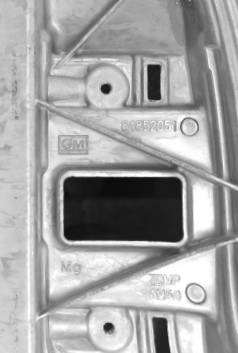
#> input picture SavedImages/Scaled_Up_scale_images.png, 238 x 353 px; its folder holds 5 pictures in this run; the run also reads 1 picture not shown here
$ python main.py
#> lines starting #> are read from the running program, lines starting #| are printed output that depends on the picture; after the words box and inside, x2 and y2 are one past the last pixel; in counts of white or black regions, pixels touching at a corner belong together
### Calibration.py
import numpy as np
import cv2
import glob,os


#!/usr/bin/env python
# coding:utf-8
"""
Name     : Calibration.py
Author   : Nishanth Reddy Vanipenta
Contact  : nishanthv@zdmetalproducts.com
Time     : 07/02/2021 8:00 A.M
Desc     : Functions: Calibration and UnDistortion of frames

"""


# termination criteria
criteria = (cv2.TERM_CRITERIA_EPS + cv2.TERM_CRITERIA_MAX_ITER, 30, 0.001)


if not os.path.isdir('camera_data'):

    os.mkdir('camera_data')

else:

    pass

savedir="camera_data/"

def calibrate (width=9, height=6):


    """ Apply camera calibration operation for images in the given directory path. """
#> called with width = 9, height = 6
    # prepare object points, like (0,0,0), (1,0,0), (2,0,0) ....,(8,6,0)

    print(" [INFO]: Calibration Started.......")
    objp = np.zeros((height*width, 3), np.float32)
    objp[:, :2] = np.mgrid[0:width, 0:height].T.reshape(-1, 2)

    # objp = objp * square_size

    # print(objp)

    # Arrays to store object points and image points from all the images.
    objpoints = []  # 3d point in real world space
    imgpoints = []  # 2d points in image plane.

    images = glob.glob('./SavedImages/*.png')
    # print(images)

    count =0
    for fname in images:

        img = cv2.imread(fname)
#> img is the input picture: shape (353, 238, 3); min 11, max 255, mean 163.5
        gray = cv2.cvtColor(img, cv2.COLOR_BGR2GRAY)

        # Find the chess board corners
        ret, corners = cv2.findChessboardCorners(gray, (width, height), None)
#> ret = False; corners = None

        # If found, add object points, image points (after refining them)
        if ret:

            count += 1
            print("[INFO]: Found corners on image {}".format(count))
            objpoints.append(objp)

            corners2 = cv2.cornerSubPix(gray, corners, (11, 11),
                                        (-1, -1), criteria)
            imgpoints.append(corners2)

            print(corners2)


            # Draw and display the corners
            img = cv2.drawChessboardCorners(img, (width, height), corners2, ret)
            cv2.imshow('img',img)
            cv2.waitKey(1)
#> pass 2 of the loop in calibrate, `for fname in images:`:
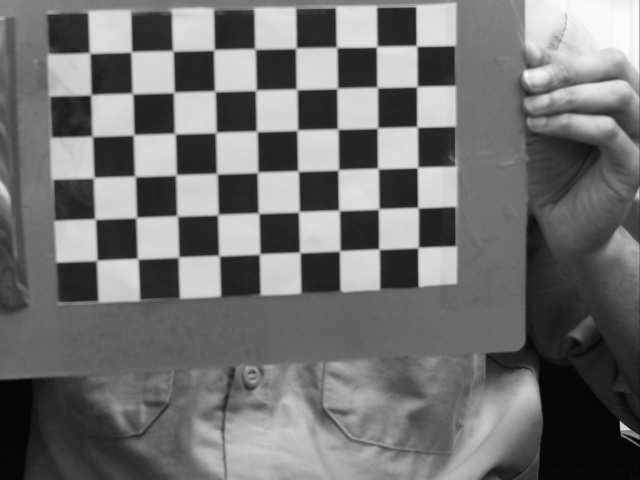
#> input picture SavedImages/saved_frame_0.png, 640 x 480 px
#> in calibrate, img is the input picture: shape (480, 640, 3); min 0, max 254, mean 113.1
#> gray: shape (480, 640)
#> ret = True; corners = 54 rows, first 8: [90.66, 54.54], [130.3, 53.52], [174.4, 51.8], [212.6, 51.35], [253.6, 47.56], [297.4, 46.75], [337.6, 48.61], [375.4, 47.47]
#> corners2 = 54 rows, first 8: [89.64, 52.98], [131.3, 51.79], [172.9, 50.88], [213.9, 49.89], [255, 49], [295.9, 48.16], [336.6, 47.3], [376.6, 46.63]
#> (printed output is left out)
#> in calibrate, `img = cv2.drawChessboardCorners(img, (width, height), corners2, ret)`:
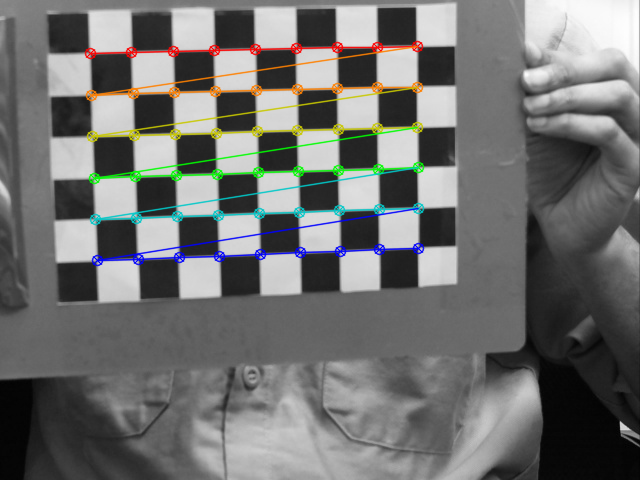
#> img: shape (480, 640, 3); 4.83% of pixels changed, all inside (x1, y1, x2, y2) = (84, 40, 425, 267)
#> pass 3 of the loop in calibrate, `for fname in images:`:
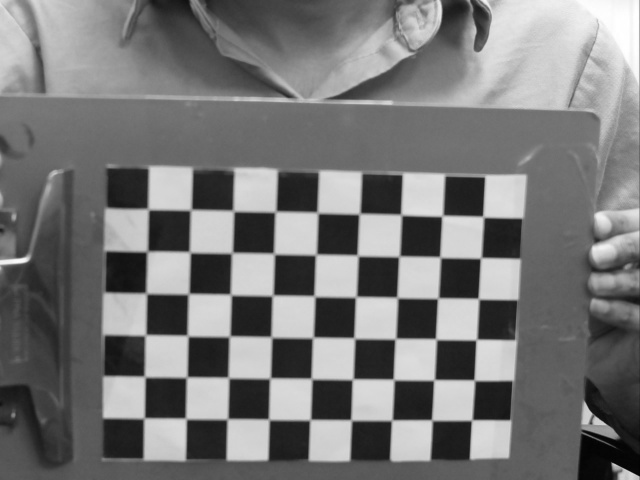
#> input picture SavedImages/saved_frame_1.png, 640 x 480 px
#> in calibrate, img is the input picture: shape (480, 640, 3); min 1, max 255, mean 119.3
#> corners = 54 rows, first 8: [149, 208], [192.3, 208.4], [232.5, 211.5], [273.9, 212.9], [318.6, 214.4], [360.7, 212.2], [402.7, 215.8], [440.8, 216.8]
#> corners2 = 54 rows, first 8: [148.1, 209.1], [190.8, 209.8], [233.4, 210.9], [275.4, 211.6], [317.5, 212.6], [359.4, 213.8], [401.1, 214.7], [442.2, 215.8]
#> (printed output is left out)
#> in calibrate, `img = cv2.drawChessboardCorners(img, (width, height), corners2, ret)`:
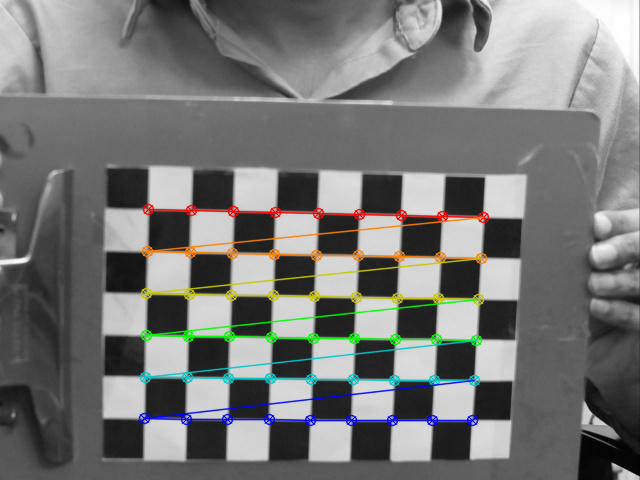
#> img: shape (480, 640, 3); 4.91% of pixels changed, all inside (x1, y1, x2, y2) = (138, 203, 490, 427)
#> the loop made 5 passes; the first 3 are shown

    cv2.destroyAllWindows()

    ret, mtx, dist, rvecs, tvecs = cv2.calibrateCamera(objpoints, imgpoints,
                                                       gray.shape[::-1],
                                                       None, None )

    mean_error = 0

    for i in range(len(objpoints)):

        imgpoints2, _ = cv2.projectPoints(objpoints[i], rvecs[i], tvecs[i], mtx, dist)
        error = cv2.norm(imgpoints[i], imgpoints2, cv2.NORM_L2) / len(imgpoints2)
        mean_error += error

    print("total error: {}".format(mean_error / len(objpoints)))

    np.save(savedir + 'imagepoints.npy', imgpoints)
    np.save(savedir + 'worldpoints.npy', objpoints)

    print("[INFO]: Saved all the Data into the Directory.")
    return [ret, mtx, dist, rvecs, tvecs,imgpoints, objpoints]


def save_coefficients ( mtx, dist, path ):

    """ Save the camera matrix and the distortion coefficients to given path/file. """

    cv_file = cv2.FileStorage(path, cv2.FILE_STORAGE_WRITE)
    cv_file.write("K", mtx)
    cv_file.write("D", dist)

    # cv_file.write("newcammat", newcameramtx)
    # cv_file.write("roi", roi)

    # note you *release* you don't close() a FileStorage object

    cv_file.release()

def load_coefficients ( path ):

    """ Loads camera matrix and distortion coefficients. """
    # FILE_STORAGE_READ

    cv_file = cv2.FileStorage(path, cv2.FILE_STORAGE_READ)

    # note we also have to specify the type to retrieve other wise we only get a
    # FileNode object back instead of a matrix

    camera_matrix = cv_file.getNode("K").mat()
    dist_matrix = cv_file.getNode("D").mat()

    # new_camera_matrix = cv_file.getNode("newcammat").mat()
    # roi =   cv_file.getNode("roi").mat()

    cv_file.release()

    return [camera_matrix, dist_matrix]

def undistort ( path, storage_file =0 ):

#> called with path = 'save.yml', storage_file = 0
    print("[INFO]: Undistorting Started...")

    mtx,dist = load_coefficients(path)

    print("[INFO]: Loaded image...")
    img = cv2.imread('SavedImages/saved_frame_0.png')
    h, w = img.shape[:2]
#> h = 480; w = 640

    newcameramtx, roi = cv2.getOptimalNewCameraMatrix(mtx, dist, (w, h), 1, (w, h))
    dst = cv2.undistort(img, mtx, dist, None, newcameramtx)
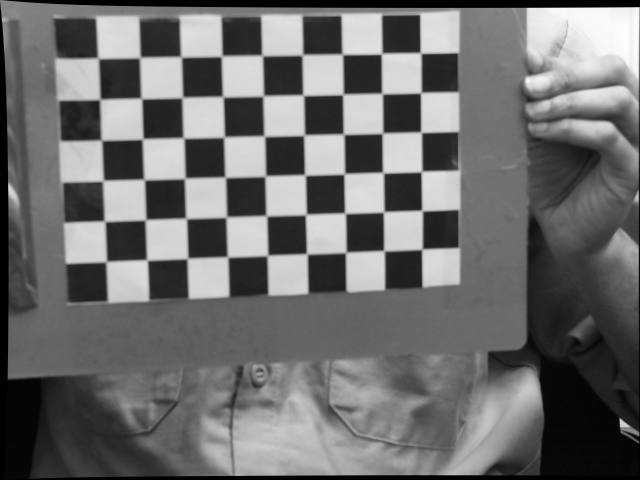
#> dst: shape (480, 640, 3); min 0, max 254, mean 109.1

    x, y, w, h = roi
    dst = dst[y:y + h, x:x + w]
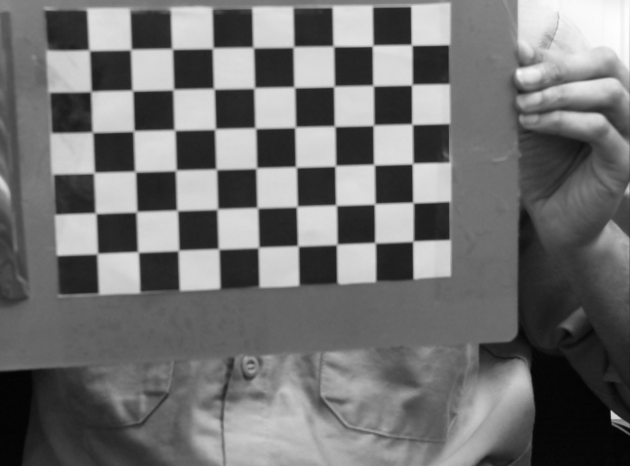
#> dst: shape (466, 630, 3); min 2, max 254, mean 113.1

    print(dst.shape)
#| (466, 630, 3)

    np.save(savedir+'newcam_mtx.npy', newcameramtx)
    np.save(savedir+'roi.npy', roi)

    cv2.imwrite('SavedImages/calibrated.png', dst)

    cv2.imshow('distorted image', img)
    cv2.imshow('undistorted image', dst)
    cv2.waitKey(0)

    return [newcameramtx,roi]


''' This function retrieves an image  with detected corners or edges
    that can be used as a reference to observe the pixels per metric
    along the cartesian coordinate system.

    The resolution of the image should be fixed all the time in order
    to observe the pixel per metric ratios
'''


# [43 lines left out: function TextonImage, not called in this run]

### main.py

from Calibration import *
import argparse

#!/usr/bin/env python
# coding:utf-8
"""
Name     : main.py
Author   : Nishanth Reddy Vanipenta
Contact  : nishanthv@zdmetalproducts.com
Time     : 07/02/2021 8:00 A.M
Desc     : Initialization of Camera Calibration: Loading and Saving Camera Data

"""


if __name__ == '__main__':

    parser = argparse.ArgumentParser(description='Camera calibration')


    # [13 lines of commented-out code are left out]
    ret, mtx, dist, rvecs, tvecs, imgpoints, objpoints = calibrate(width=9, height=6)
    print("Calibration is finished. RMS: ", ret)


    save_coefficients(mtx, dist,'save.yml')

    new_camera_matrix, roi = undistort('save.yml')

    for img in glob.glob('SavedImages/calibrated.png'):
        TextonImage(img)
